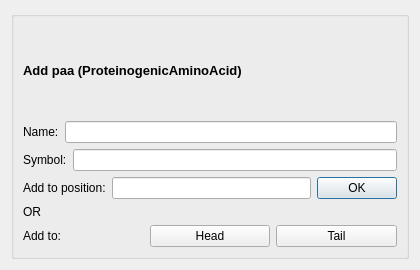
<?xml version="1.0" encoding="UTF-8"?>
<ui version="4.0">
 <class>AddPaa</class>
 <widget class="QDialog" name="AddPaa">
  <property name="geometry">
   <rect>
    <x>0</x>
    <y>0</y>
    <width>420</width>
    <height>270</height>
   </rect>
  </property>
  <property name="minimumSize">
   <size>
    <width>420</width>
    <height>270</height>
   </size>
  </property>
  <property name="windowTitle">
   <string>Add paa</string>
  </property>
  <layout class="QVBoxLayout" name="verticalLayout_5">
   <item>
    <widget class="QGroupBox" name="groupBox_2">
     <property name="title">
      <string/>
     </property>
     <layout class="QVBoxLayout" name="verticalLayout_4">
      <item>
       <widget class="QLabel" name="label_2">
        <property name="font">
         <font>
          <pointsize>10</pointsize>
         </font>
        </property>
        <property name="text">
         <string>&lt;html&gt;&lt;head/&gt;&lt;body&gt;&lt;p&gt;&lt;span style=&quot; font-weight:600;&quot;&gt;Add paa (ProteinogenicAminoAcid)&lt;/span&gt;&lt;/p&gt;&lt;/body&gt;&lt;/html&gt;</string>
        </property>
       </widget>
      </item>
      <item>
       <layout class="QVBoxLayout" name="verticalLayout_3">
        <item>
         <layout class="QVBoxLayout" name="verticalLayout">
          <item>
           <layout class="QHBoxLayout" name="horizontalLayout_2">
            <item>
             <widget class="QLabel" name="label_4">
              <property name="font">
               <font>
                <pointsize>9</pointsize>
               </font>
              </property>
              <property name="text">
               <string>Name:</string>
              </property>
             </widget>
            </item>
            <item>
             <widget class="QLineEdit" name="lineEdit">
              <property name="font">
               <font>
                <pointsize>9</pointsize>
               </font>
              </property>
              <property name="text">
               <string/>
              </property>
             </widget>
            </item>
           </layout>
          </item>
          <item>
           <layout class="QHBoxLayout" name="horizontalLayout_4">
            <item>
             <widget class="QLabel" name="label_5">
              <property name="font">
               <font>
                <pointsize>9</pointsize>
               </font>
              </property>
              <property name="text">
               <string>Symbol:</string>
              </property>
             </widget>
            </item>
            <item>
             <widget class="QLineEdit" name="lineEdit_2">
              <property name="font">
               <font>
                <pointsize>9</pointsize>
               </font>
              </property>
             </widget>
            </item>
           </layout>
          </item>
         </layout>
        </item>
        <item>
         <layout class="QVBoxLayout" name="verticalLayout_2">
          <item>
           <layout class="QHBoxLayout" name="horizontalLayout_6">
            <item>
             <widget class="QLabel" name="label_6">
              <property name="font">
               <font>
                <pointsize>9</pointsize>
               </font>
              </property>
              <property name="text">
               <string>Add to position:</string>
              </property>
             </widget>
            </item>
            <item>
             <widget class="QLineEdit" name="lineEdit_3">
              <property name="font">
               <font>
                <pointsize>9</pointsize>
               </font>
              </property>
             </widget>
            </item>
            <item>
             <widget class="QPushButton" name="pushButton">
              <property name="enabled">
               <bool>true</bool>
              </property>
              <property name="maximumSize">
               <size>
                <width>112</width>
                <height>16777215</height>
               </size>
              </property>
              <property name="font">
               <font>
                <pointsize>9</pointsize>
               </font>
              </property>
              <property name="text">
               <string>OK</string>
              </property>
             </widget>
            </item>
           </layout>
          </item>
          <item>
           <layout class="QHBoxLayout" name="horizontalLayout_8">
            <item>
             <widget class="QLabel" name="label_8">
              <property name="font">
               <font>
                <pointsize>9</pointsize>
               </font>
              </property>
              <property name="text">
               <string>OR</string>
              </property>
             </widget>
            </item>
           </layout>
          </item>
          <item>
           <layout class="QHBoxLayout" name="horizontalLayout_9">
            <item>
             <widget class="QLabel" name="label_9">
              <property name="font">
               <font>
                <pointsize>9</pointsize>
               </font>
              </property>
              <property name="text">
               <string>Add to:</string>
              </property>
             </widget>
            </item>
            <item>
             <widget class="QPushButton" name="pushButton_2">
              <property name="font">
               <font>
                <pointsize>9</pointsize>
               </font>
              </property>
              <property name="text">
               <string>Head</string>
              </property>
             </widget>
            </item>
            <item>
             <widget class="QPushButton" name="pushButton_3">
              <property name="font">
               <font>
                <pointsize>9</pointsize>
               </font>
              </property>
              <property name="text">
               <string>Tail</string>
              </property>
             </widget>
            </item>
           </layout>
          </item>
         </layout>
        </item>
       </layout>
      </item>
     </layout>
    </widget>
   </item>
  </layout>
 </widget>
 <resources/>
 <connections/>
</ui>
